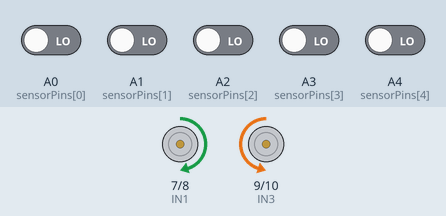
Bench run of a sketch on a simulated Arduino Uno, built with avr-gcc and run on an emulated ATmega328P. On the bench: motor-driver pin pairs drawn as motors (green arrow = first pin HIGH = forward, orange = second pin HIGH = backward, longer = more drive, scaled by the enable pin). The test bench sets the inputs (shaded band); at power-on: A0 (sensorPins[0]), A1 (sensorPins[1]), A2 (sensorPins[2]), A3 (sensorPins[3]), A4 (sensorPins[4]) LOW.

Above: at 3.2 s.
3.3 s: A0 (sensorPins[0]) driven HIGH
At 3.8 s:
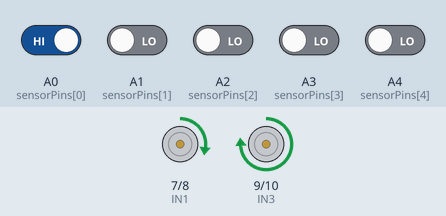
4.8 s: A1 (sensorPins[1]) driven HIGH
At 6.0 s:
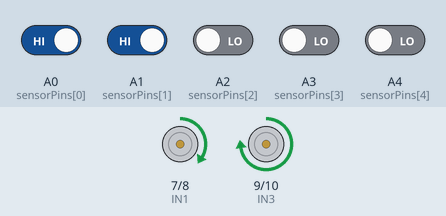
6.3 s: A2 (sensorPins[2]) driven HIGH
At 7.3 s:
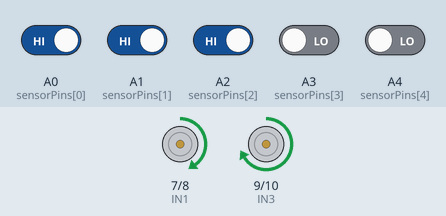
7.8 s: A3 (sensorPins[3]) driven HIGH
At 8.4 s:
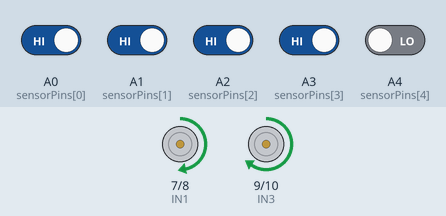
9.3 s: A4 (sensorPins[4]) driven HIGH
At 10.5 s:
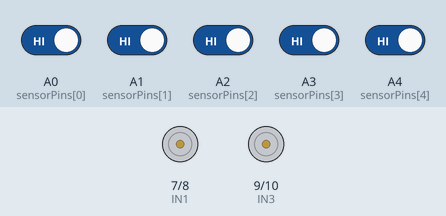
10.8 s: A0 (sensorPins[0]) driven LOW
At 11.9 s:
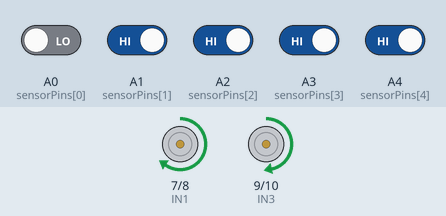
Timing chart, 0 to 13.3 s (numbered marks = the images above; inputs shaded):
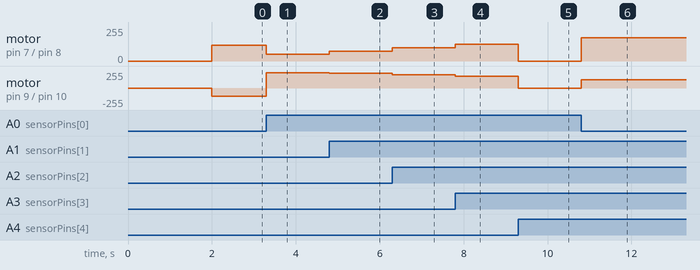

The sketch:

04_Line_Follower_PID_5IR.ino
```cpp
/*
  ============================================================
  04 - FAST LINE FOLLOWER WITH PID (5 IR sensors)
  ============================================================
  Board  : Arduino UNO / Nano
  Sensor : 5-channel IR array (TCRT5000) or 5 single IR modules
  Track  : Black line on white floor

  Sensor placement (front of robot, facing down):
       S1   S2   S3   S4   S5
      (A0) (A1) (A2) (A3) (A4)
     LEFT      CENTER      RIGHT
    The line should be under S3 when the robot is centered.

  How PID works here:
    error  = where the line is  (-4 = far left, 0 = center, +4 = far right)
    P      = react to the current error
    I      = fix small error that stays for a long time
    D      = stop the robot from wobbling (zig-zag)
    left motor  = baseSpeed + correction
    right motor = baseSpeed - correction

  Tuning steps:
    1. Set Ki = 0, Kd = 0. Increase Kp until robot follows but wobbles.
    2. Increase Kd until the wobble stops.
    3. Add a very small Ki only if needed.

  Wiring:
    S1..S5 OUT -> A0..A4
    L298N: ENA D5, IN1 D7, IN2 D8, IN3 D9, IN4 D10, ENB D6
  ============================================================
*/

// ---------- Motor driver (L298N) pins ----------
#define ENA 5
#define IN1 7
#define IN2 8
#define IN3 9
#define IN4 10
#define ENB 6

// ---------- Sensors ----------
const int sensorPins[5]   = {A0, A1, A2, A3, A4};
const int sensorWeight[5] = {-4, -2, 0, 2, 4};
#define ON_LINE HIGH      // change to LOW if your sensors are inverted

// ---------- PID settings (tune these!) ----------
float Kp = 25.0;
float Ki = 0.0;
float Kd = 15.0;

int baseSpeed = 150;      // 0-255
int maxSpeed  = 230;      // 0-255

float lastError = 0;
float integral  = 0;

void setup() {
  Serial.begin(9600);
  pinMode(ENA, OUTPUT); pinMode(ENB, OUTPUT);
  pinMode(IN1, OUTPUT); pinMode(IN2, OUTPUT);
  pinMode(IN3, OUTPUT); pinMode(IN4, OUTPUT);
  for (int i = 0; i < 5; i++) pinMode(sensorPins[i], INPUT);
  stopRobot();
  delay(2000);
}

void loop() {
  int sum = 0;
  int count = 0;

  for (int i = 0; i < 5; i++) {
    if (digitalRead(sensorPins[i]) == ON_LINE) {
      sum += sensorWeight[i];
      count++;
    }
  }

  // Line lost: spin toward the side where the line was last seen
  if (count == 0) {
    if (lastError < 0) setMotor(-120, 120);   // line was on the left
    else               setMotor(120, -120);   // line was on the right
    return;
  }

  // All sensors on black: junction / finish -> stop
  if (count == 5) {
    stopRobot();
    return;
  }

  float error = (float)sum / count;

  integral += error;
  integral = constrain(integral, -100, 100);  // anti wind-up
  float derivative = error - lastError;
  float correction = Kp * error + Ki * integral + Kd * derivative;
  lastError = error;

  int leftSpeed  = constrain(baseSpeed + (int)correction, -maxSpeed, maxSpeed);
  int rightSpeed = constrain(baseSpeed - (int)correction, -maxSpeed, maxSpeed);
  setMotor(leftSpeed, rightSpeed);
}

// ================= MOTOR FUNCTIONS =================
void setMotor(int leftSpeed, int rightSpeed) {
  if (leftSpeed >= 0) { digitalWrite(IN1, HIGH); digitalWrite(IN2, LOW); }
  else                { digitalWrite(IN1, LOW);  digitalWrite(IN2, HIGH); leftSpeed = -leftSpeed; }
  if (rightSpeed >= 0) { digitalWrite(IN3, HIGH); digitalWrite(IN4, LOW); }
  else                 { digitalWrite(IN3, LOW);  digitalWrite(IN4, HIGH); rightSpeed = -rightSpeed; }
  analogWrite(ENA, constrain(leftSpeed, 0, 255));
  analogWrite(ENB, constrain(rightSpeed, 0, 255));
}
void stopRobot() { setMotor(0, 0); }
```

Measured:
- after the input at 3.3 s, motor on pin 7 (IN1) / pin 8 (IN2): forward 120/255 → forward 50/255 at once; motor on pin 9 (IN3) / pin 10 (IN4): backward 120/255 → forward 230/255 at once
- after the input at 4.8 s, motor on pin 7 (IN1) / pin 8 (IN2): forward 50/255 → forward 75/255 at once; motor on pin 9 (IN3) / pin 10 (IN4): forward 230/255 → forward 225/255 at once
- after the input at 6.3 s, motor on pin 7 (IN1) / pin 8 (IN2): forward 75/255 → forward 100/255 at once; motor on pin 9 (IN3) / pin 10 (IN4): forward 225/255 → forward 200/255 at once
- after the input at 7.8 s, motor on pin 7 (IN1) / pin 8 (IN2): forward 100/255 → forward 125/255 at once; motor on pin 9 (IN3) / pin 10 (IN4): forward 200/255 → forward 175/255 at once
- after the input at 9.3 s, motor on pin 7 (IN1) / pin 8 (IN2): forward 125/255 → stopped at once; motor on pin 9 (IN3) / pin 10 (IN4): forward 175/255 → stopped at once
- after the input at 10.8 s, motor on pin 7 (IN1) / pin 8 (IN2): stopped → forward 175/255 at once; motor on pin 9 (IN3) / pin 10 (IN4): stopped → forward 125/255 at once
